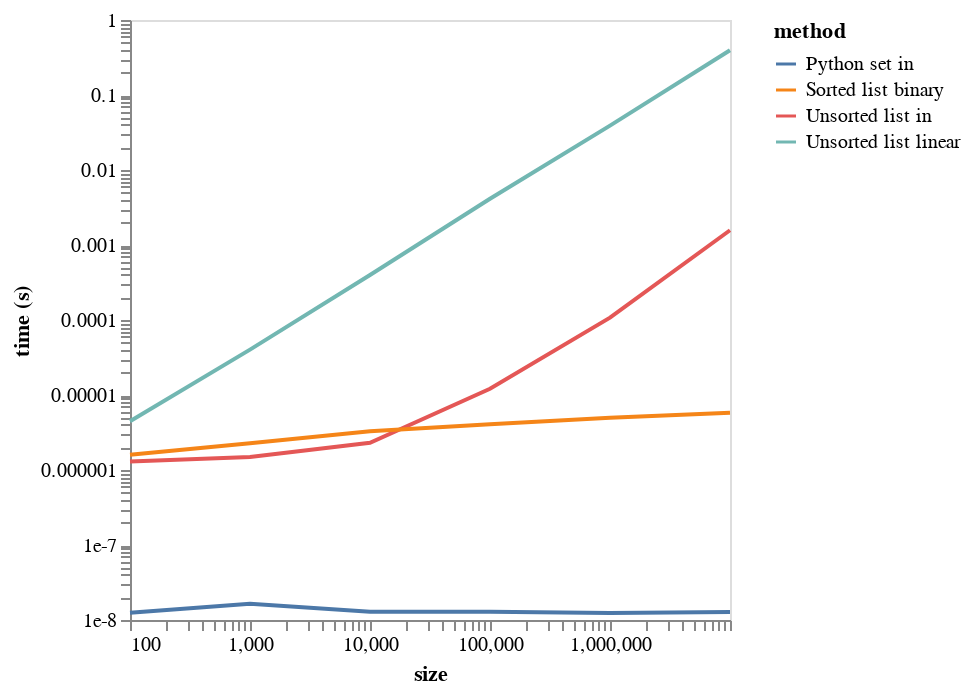

Notebook code cell kept with this figure:
### Markdown cell above
In general, we would expect to see the following trends in the data:

- **Unsorted List Linear Search**:
  - Time should increase linearly with the size of the list.
  - This is because a linear search goes through each element one by one, so the time complexity is $O(n)$.

- **Unsorted List with 'in' Operator**:
  - Time should also increase linearly, similar to the linear search.
  - The 'in' operator effectively performs a linear search when used on a list, so it also has a time complexity of $O(n)$.

- **Sorted List Binary Search**:
  - Time should increase logarithmically with the size of the list.
  - Binary search has a time complexity of $O(\log n)$, so even as the list size grows large, the time should not increase significantly.

- **Python Set with 'in' Operator**:
  - Time should remain approximately constant regardless of the size of the set.
  - The 'in' operator on a set is a hash table lookup with a time complexity of $O(1)$ in the average case.

### Code cell
df_long = pd.melt(df, id_vars="size", var_name="method", value_name="time (s)")

# Create a line chart using Altair
chart = alt.Chart(df_long).mark_line().encode(
    alt.X('size', scale=alt.Scale(type='log')),  # Setting the X-axis to a logarithmic scale
    alt.Y('time (s)', scale=alt.Scale(type='log')),  # Setting the Y-axis to a logarithmic scale
    color='method'  # Coloring the lines by the 'method' column
).configure_axis(grid=False)  # Disabling the grid lines

# Display the chart
chart

### Figure 1 — Vega-Lite specification as saved in the notebook (floating-point values rounded to 4 significant figures)
{"config": {"view": {"continuousWidth": 300, "continuousHeight": 300}, "axis": {"grid": false}}, "data": {"name": "data-0aa2da1c16a4ac99ac9baaf43adf295a"}, "mark": {"type": "line"}, "encoding": {"color": {"field": "method", "type": "nominal"}, "x": {"field": "size", "scale": {"type": "log"}, "type": "quantitative"}, "y": {"field": "time (s)", "scale": {"type": "log"}, "type": "quantitative"}}, "$schema": "https://vega.github.io/schema/vega-lite/v5.8.0.json", "datasets": {"data-0aa2da1c16a4ac99ac9baaf43adf295a": [{"size": 100, "method": "Unsorted list linear", "time (s)": 4.459e-06}, {"size": 1000, "method": "Unsorted list linear", "time (s)": 4.029e-05}, {"size": 10000, "method": "Unsorted list linear", "time (s)": 0.0003977}, {"size": 100000, "method": "Unsorted list linear", "time (s)": 0.004136}, {"size": 1000000, "method": "Unsorted list linear", "time (s)": 0.03906}, {"size": 10000000, "method": "Unsorted list linear", "time (s)": 0.3945}, {"size": 100, "method": "Unsorted list in", "time (s)": 1.296e-06}, {"size": 1000, "method": "Unsorted list in", "time (s)": 1.486e-06}, {"size": 10000, "method": "Unsorted list in", "time (s)": 2.31e-06}, {"size": 100000, "method": "Unsorted list in", "time (s)": 1.209e-05}, {"size": 1000000, "method": "Unsorted list in", "time (s)": 0.0001076}, {"size": 10000000, "method": "Unsorted list in", "time (s)": 0.001572}, {"size": 100, "method": "Sorted list binary", "time (s)": 1.598e-06}, {"size": 1000, "method": "Sorted list binary", "time (s)": 2.272e-06}, {"size": 10000, "method": "Sorted list binary", "time (s)": 3.291e-06}, {"size": 100000, "method": "Sorted list binary", "time (s)": 4.071e-06}, {"size": 1000000, "method": "Sorted list binary", "time (s)": 4.974e-06}, {"size": 10000000, "method": "Sorted list binary", "time (s)": 5.807e-06}, {"size": 100, "method": "Python set in", "time (s)": 1.252e-08}, {"size": 1000, "method": "Python set in", "time (s)": 1.641e-08}, {"size": 10000, "method": "Python set in", "time (s)": 1.289e-08}, {"size": 100000, "method": "Python set in", "time (s)": 1.292e-08}, {"size": 1000000, "method": "Python set in", "time (s)": 1.238e-08}, {"size": 10000000, "method": "Python set in", "time (s)": 1.28e-08}]}}
